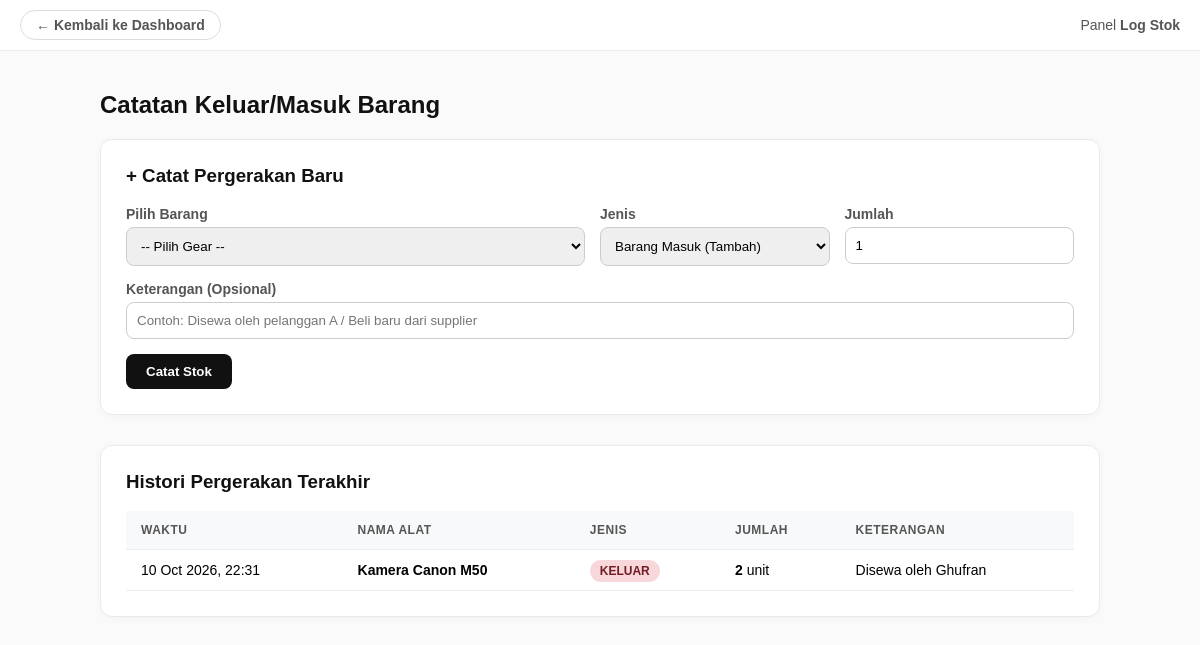
The page /movements.php (signed in) on the database its author committed.
### tables this page shows
CREATE TABLE `stock_movements` (
  `id` int(11) NOT NULL,
  `product_id` int(11) NOT NULL,
  `type` enum('in','out') NOT NULL,
  `quantity` int(11) NOT NULL,
  `description` text DEFAULT NULL,
  `movement_date` timestamp NOT NULL DEFAULT current_timestamp()
);

CREATE TABLE `products` (
  `id` int(11) NOT NULL,
  `category_id` int(11) NOT NULL,
  `sku` varchar(50) NOT NULL,
  `name` varchar(150) NOT NULL,
  `price` decimal(12,2) NOT NULL CHECK (`price` >= 0),
  `stock` int(11) NOT NULL DEFAULT 0 CHECK (`stock` >= 0),
  `minimum_stock` int(11) NOT NULL DEFAULT 5,
  `image` varchar(255) DEFAULT NULL
);

### public/movements.php (the view, shortened to what this page needs)
<?php
require_once '../config/db.php';
$hist_stmt = $pdo->query("
    SELECT m.*, p.name as product_name
    FROM stock_movements m
    JOIN products p ON m.product_id = p.id
    ORDER BY m.movement_date DESC
");
$movements = $hist_stmt->fetchAll(PDO::FETCH_ASSOC);
?>
<!DOCTYPE html>
<html lang="id">
<head>
</head>
<body>
    <div class="top-bar">
        <a href="index.php" class="btn-back">&larr; Kembali ke Dashboard</a>
        <span style="font-size: 14px; color: #555; margin-left: auto;">Panel <strong>Log Stok</strong></span>
    </div>
    <div class="container">
        <h2>Catatan Keluar/Masuk Barang</h2>
        <div class="card">
            <h3>+ Catat Pergerakan Baru</h3>
            <form method="POST">
                <div style="display: flex; gap: 15px; flex-wrap: wrap;">
                    <div class="form-group" style="flex: 2; min-width: 200px;">
                        <label>Pilih Barang</label>
                        <select name="product_id" required>
                            <option value="">-- Pilih Gear --</option>
                        </select>
                    </div>
                    <div class="form-group" style="flex: 1; min-width: 120px;">
                        <label>Jenis</label>
                        <select name="type" required>
                            <option value="in">Barang Masuk (Tambah)</option>
                        </select>
                    </div>
                    <div class="form-group" style="flex: 1; min-width: 100px;">
                        <label>Jumlah</label>
                        <input type="number" name="quantity" required min="1" value="1">
                    </div>
                </div>
                <div class="form-group">
                    <label>Keterangan (Opsional)</label>
                    <input type="text" name="description" placeholder="Contoh: Disewa oleh pelanggan A / Beli baru dari supplier">
                </div>
                <button type="submit" name="add_movement" class="btn">Catat Stok</button>
            </form>
        </div>
        <div class="card">
            <h3>Histori Pergerakan Terakhir</h3>
            <table>
                <tr>
                    <th>Waktu</th>
                    <th>Nama Alat</th>
                    <th>Jenis</th>
                    <th>Jumlah</th>
                    <th>Keterangan</th>
                </tr>
                <?php if (count($movements) > 0): ?>
                    <?php foreach ($movements as $m): ?>
                    <tr>
                        <td><?= date('d M Y, H:i', strtotime($m['movement_date'])) ?></td>
                        <td><strong><?= htmlspecialchars($m['product_name']) ?></strong></td>
                        <td>
                            <?php if ($m['type'] == 'in'): ?>
                                <span class="badge-in">MASUK</span>
                            <?php else: ?>
                                <span class="badge-out">KELUAR</span>
                            <?php endif; ?>
                        </td>
                        <td><strong><?= $m['quantity'] ?></strong> unit</td>
                        <td><?= htmlspecialchars($m['description']) ?></td>
                    </tr>
                    <?php endforeach; ?>
                <?php else: ?>
                    <tr>
                        <td colspan="5" style="text-align:center; color:#888; padding: 20px;">Belum ada riwayat stok.</td>
                    </tr>
                <?php endif; ?>
            </table>
        </div>
    </div>
</body>
</html>

### public/movements.php (style rules this page uses)
body { font-family: sans-serif; background-color: #fafafa; margin: 0; }
.top-bar { display: flex; align-items: center; padding: 10px 20px; background-color: #fff; border-bottom: 1px solid #eee; }
.container { max-width: 1000px; margin: 40px auto; padding: 0 20px; }
.card { background: white; padding: 25px; border-radius: 12px; box-shadow: 0 2px 10px rgba(0,0,0,0.03); margin-bottom: 30px; border: 1px solid #eaeaea; }
h2, h3 { color: #111; margin-top: 0; }
.form-group { margin-bottom: 15px; }
label { display: block; font-size: 14px; color: #555; margin-bottom: 5px; font-weight: bold; }
input, select, textarea { width: 100%; padding: 10px; border: 1px solid #ccc; border-radius: 8px; box-sizing: border-box; font-family: inherit; }
.btn { background: #111; color: white; padding: 10px 20px; border-radius: 8px; border: none; cursor: pointer; font-weight: bold; transition: 0.2s; }
.btn-back { display: inline-block; margin-right: auto; color: #555; text-decoration: none; font-size: 14px; font-weight: bold; border: 1px solid #ddd; padding: 6px 15px; border-radius: 20px; }
table { width: 100%; border-collapse: collapse; margin-top: 10px; }
th, td { padding: 12px 15px; text-align: left; border-bottom: 1px solid #eee; font-size: 14px; }
th { background-color: #f8f9fa; color: #555; text-transform: uppercase; font-size: 12px; letter-spacing: 0.5px; }
.badge-out { background: #f8d7da; color: #721c24; padding: 4px 10px; border-radius: 20px; font-size: 12px; font-weight: bold; }

### rows shown on the page
stock_movements: movement_date "10 Oct 2026, 22:31", product.name "Kamera Canon M50", type "KELUAR", quantity "2", description "Disewa oleh Ghufran"
